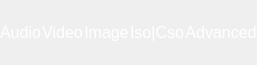
     <widget class="QWidget" name="widget" native="true">
      <property name="minimumSize">
       <size>
        <width>100</width>
        <height>65</height>
       </size>
      </property>
      <property name="maximumSize">
       <size>
        <width>16777215</width>
        <height>65</height>
       </size>
      </property>
      <property name="styleSheet">
       <string notr="true">QWidget { background-image: url(:/pictures/Pictures/toolbar-default.png); }</string>
      </property>
      <layout class="QHBoxLayout" name="horizontalLayout_6">
       <property name="margin">
        <number>0</number>
       </property>
       <item>
        <layout class="QHBoxLayout" name="horizontalLayout_3">
         <property name="spacing">
          <number>0</number>
         </property>
         <item>
          <widget class="QPushButton" name="musicButton">
           <property name="minimumSize">
            <size>
             <width>0</width>
             <height>65</height>
            </size>
           </property>
           <property name="font">
            <font>
             <family>Ubuntu</family>
             <pointsize>12</pointsize>
             <weight>50</weight>
             <italic>false</italic>
             <bold>false</bold>
            </font>
           </property>
           <property name="focusPolicy">
            <enum>Qt::NoFocus</enum>
           </property>
           <property name="styleSheet">
            <string notr="true">QPushButton:checked:!hover {
color: white;
background-image: url(:/pictures/Pictures/toolbar-checked.png);
font: 12pt &quot;Ubuntu&quot;;
border: 0px;
}
QPushButton:checked:hover {
color: white;
background-image: url(:/pictures/Pictures/toolbar-checkedandhover.png);
font: 12pt &quot;Ubuntu&quot;;
border: 0px;
}
QPushButton {
color: white;
background-image: url(:/pictures/Pictures/toolbar-default.png);
font: 12pt &quot;Ubuntu&quot;;
border: 0px;
}</string>
           </property>
           <property name="text">
            <string>Audio</string>
           </property>
           <property name="icon">
            <iconset resource="icons.qrc">
             <normaloff>:/pictures/Pictures/audio.png</normaloff>:/pictures/Pictures/audio.png</iconset>
           </property>
           <property name="iconSize">
            <size>
             <width>50</width>
             <height>50</height>
            </size>
           </property>
           <property name="checkable">
            <bool>true</bool>
           </property>
           <property name="checked">
            <bool>true</bool>
           </property>
           <property name="default">
            <bool>false</bool>
           </property>
           <property name="flat">
            <bool>true</bool>
           </property>
           <attribute name="buttonGroup">
            <string notr="true">buttonGroup_2</string>
           </attribute>
          </widget>
         </item>
         <item>
          <widget class="QLabel" name="sep1">
           <property name="minimumSize">
            <size>
             <width>1</width>
             <height>65</height>
            </size>
           </property>
           <property name="maximumSize">
            <size>
             <width>1</width>
             <height>16777215</height>
            </size>
           </property>
           <property name="styleSheet">
            <string notr="true"/>
           </property>
           <property name="text">
            <string/>
           </property>
           <property name="pixmap">
            <pixmap resource="icons.qrc">:/pictures/Pictures/separator.png</pixmap>
           </property>
           <property name="scaledContents">
            <bool>true</bool>
           </property>
          </widget>
         </item>
         <item>
          <widget class="QPushButton" name="videoButton">
           <property name="minimumSize">
            <size>
             <width>0</width>
             <height>65</height>
            </size>
           </property>
           <property name="font">
            <font>
             <family>Ubuntu</family>
             <pointsize>12</pointsize>
             <weight>50</weight>
             <italic>false</italic>
             <bold>false</bold>
            </font>
           </property>
           <property name="focusPolicy">
            <enum>Qt::NoFocus</enum>
           </property>
           <property name="styleSheet">
            <string notr="true">QPushButton:checked:!hover {
color: white;
background-image: url(:/pictures/Pictures/toolbar-checked.png);
font: 12pt &quot;Ubuntu&quot;;
border: 0px;
}
QPushButton:checked:hover {
color: white;
background-image: url(:/pictures/Pictures/toolbar-checkedandhover.png);
font: 12pt &quot;Ubuntu&quot;;
border: 0px;
}
QPushButton {
color: white;
background-image: url(:/pictures/Pictures/toolbar-default.png);
font: 12pt &quot;Ubuntu&quot;;
border: 0px;
}</string>
           </property>
           <property name="text">
            <string>Video</string>
           </property>
           <property name="icon">
            <iconset resource="icons.qrc">
             <normaloff>:/pictures/Pictures/video.png</normaloff>:/pictures/Pictures/video.png</iconset>
           </property>
           <property name="iconSize">
            <size>
             <width>50</width>
             <height>50</height>
            </size>
           </property>
           <property name="checkable">
            <bool>true</bool>
           </property>
           <property name="flat">
            <bool>true</bool>
           </property>
           <attribute name="buttonGroup">
            <string notr="true">buttonGroup_2</string>
           </attribute>
          </widget>
         </item>
         <item>
          <widget class="QLabel" name="sep2">
           <property name="maximumSize">
            <size>
             <width>1</width>
             <height>16777215</height>
            </size>
           </property>
           <property name="text">
            <string/>
           </property>
           <property name="pixmap">
            <pixmap resource="icons.qrc">:/pictures/Pictures/separator.png</pixmap>
           </property>
          </widget>
         </item>
         <item>
          <widget class="QPushButton" name="imageButton">
           <property name="minimumSize">
            <size>
             <width>0</width>
             <height>65</height>
            </size>
           </property>
           <property name="font">
            <font>
             <family>Ubuntu</family>
             <pointsize>12</pointsize>
             <weight>50</weight>
             <italic>false</italic>
             <bold>false</bold>
            </font>
           </property>
           <property name="focusPolicy">
            <enum>Qt::NoFocus</enum>
           </property>
           <property name="styleSheet">
            <string notr="true">QPushButton:checked:!hover {
color: white;
background-image: url(:/pictures/Pictures/toolbar-checked.png);
font: 12pt &quot;Ubuntu&quot;;
border: 0px;
}
QPushButton:checked:hover {
color: white;
background-image: url(:/pictures/Pictures/toolbar-checkedandhover.png);
font: 12pt &quot;Ubuntu&quot;;
border: 0px;
}
QPushButton {
color: white;
background-image: url(:/pictures/Pictures/toolbar-default.png);
font: 12pt &quot;Ubuntu&quot;;
border: 0px;
}</string>
           </property>
           <property name="text">
            <string>Image</string>
           </property>
           <property name="icon">
            <iconset resource="icons.qrc">
             <normaloff>:/pictures/Pictures/image.png</normaloff>:/pictures/Pictures/image.png</iconset>
           </property>
           <property name="iconSize">
            <size>
             <width>50</width>
             <height>50</height>
            </size>
           </property>
           <property name="checkable">
            <bool>true</bool>
           </property>
           <property name="flat">
            <bool>true</bool>
           </property>
           <attribute name="buttonGroup">
            <string notr="true">buttonGroup_2</string>
           </attribute>
          </widget>
         </item>
         <item>
          <widget class="QLabel" name="sep3">
           <property name="maximumSize">
            <size>
             <width>1</width>
             <height>16777215</height>
            </size>
           </property>
           <property name="text">
            <string/>
           </property>
           <property name="pixmap">
            <pixmap resource="icons.qrc">:/pictures/Pictures/separator.png</pixmap>
           </property>
          </widget>
         </item>
         <item>
          <widget class="QPushButton" name="rom_deviceButton">
           <property name="minimumSize">
            <size>
             <width>0</width>
             <height>65</height>
            </size>
           </property>
           <property name="font">
            <font>
             <family>Ubuntu</family>
             <pointsize>12</pointsize>
             <weight>50</weight>
             <italic>false</italic>
             <bold>false</bold>
            </font>
           </property>
           <property name="focusPolicy">
            <enum>Qt::NoFocus</enum>
           </property>
           <property name="styleSheet">
            <string notr="true">QPushButton:checked:!hover {
color: white;
background-image: url(:/pictures/Pictures/toolbar-checked.png);
font: 12pt &quot;Ubuntu&quot;;
border: 0px;
}
QPushButton:checked:hover {
color: white;
background-image: url(:/pictures/Pictures/toolbar-checkedandhover.png);
font: 12pt &quot;Ubuntu&quot;;
border: 0px;
}
QPushButton {
color: white;
background-image: url(:/pictures/Pictures/toolbar-default.png);
font: 12pt &quot;Ubuntu&quot;;
border: 0px;
}</string>
           </property>
           <property name="text">
            <string>Iso|Cso</string>
           </property>
           <property name="icon">
            <iconset resource="icons.qrc">
             <normaloff>:/pictures/Pictures/burn.png</normaloff>:/pictures/Pictures/burn.png</iconset>
           </property>
           <property name="iconSize">
            <size>
             <width>50</width>
             <height>50</height>
            </size>
           </property>
           <property name="checkable">
            <bool>true</bool>
           </property>
           <property name="flat">
            <bool>true</bool>
           </property>
           <attribute name="buttonGroup">
            <string notr="true">buttonGroup_2</string>
           </attribute>
          </widget>
         </item>
         <item>
          <widget class="QLabel" name="sep4">
           <property name="maximumSize">
            <size>
             <width>1</width>
             <height>16777215</height>
            </size>
           </property>
           <property name="text">
            <string/>
           </property>
           <property name="pixmap">
            <pixmap resource="icons.qrc">:/pictures/Pictures/separator.png</pixmap>
           </property>
          </widget>
         </item>
         <item>
          <widget class="QPushButton" name="advancedButton">
           <property name="minimumSize">
            <size>
             <width>0</width>
             <height>65</height>
            </size>
           </property>
           <property name="font">
            <font>
             <family>Ubuntu</family>
             <pointsize>12</pointsize>
             <weight>50</weight>
             <italic>false</italic>
             <bold>false</bold>
            </font>
           </property>
           <property name="focusPolicy">
            <enum>Qt::NoFocus</enum>
           </property>
           <property name="styleSheet">
            <string notr="true">QPushButton:checked:!hover {
color: white;
background-image: url(:/pictures/Pictures/toolbar-checked.png);
font: 12pt &quot;Ubuntu&quot;;
border: 0px;
}
QPushButton:checked:hover {
color: white;
background-image: url(:/pictures/Pictures/toolbar-checkedandhover.png);
font: 12pt &quot;Ubuntu&quot;;
border: 0px;
}
QPushButton {
color: white;
background-image: url(:/pictures/Pictures/toolbar-default.png);
font: 12pt &quot;Ubuntu&quot;;
border: 0px;
}</string>
           </property>
           <property name="text">
            <string>Advanced</string>
           </property>
           <property name="icon">
            <iconset resource="icons.qrc">
             <normaloff>:/pictures/Pictures/advanced.png</normaloff>:/pictures/Pictures/advanced.png</iconset>
           </property>
           <property name="iconSize">
            <size>
             <width>50</width>
             <height>50</height>
            </size>
           </property>
           <property name="checkable">
            <bool>true</bool>
           </property>
           <property name="flat">
            <bool>true</bool>
           </property>
           <attribute name="buttonGroup">
            <string notr="true">buttonGroup_2</string>
           </attribute>
          </widget>
         </item>
        </layout>
       </item>
      </layout>
     </widget>
